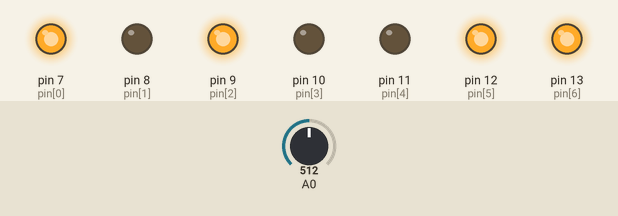
The sketch below on a simulated Arduino Uno, built with avr-gcc and run on an emulated ATmega328P. Parts: output pins drawn as LEDs (lit = HIGH). The inputs (shaded band) are chosen by the test bench; at power-on: A0 = 512.

Above: at 1.2 s.
1.3 s: A0 set to 531
At 1.7 s:
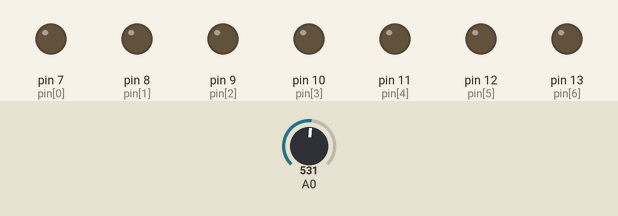
2.8 s: A0 set to 566
4.3 s: A0 set to 593
At 5.5 s:
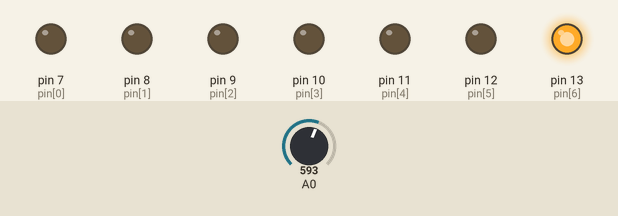
5.8 s: A0 set to 643
7.3 s: A0 set to 667
At 8.2 s:
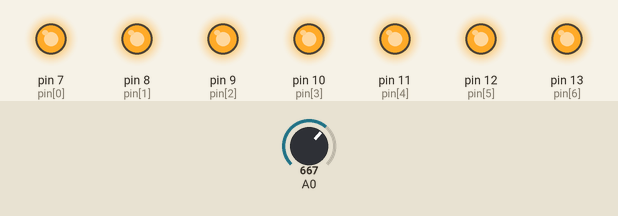
8.8 s: A0 set to 511
At 9.5 s:
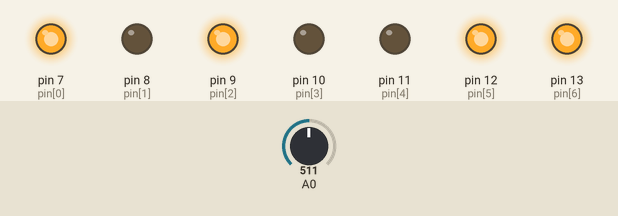
Timing chart, 0 to 11.3 s (numbered marks = the images above; inputs shaded):
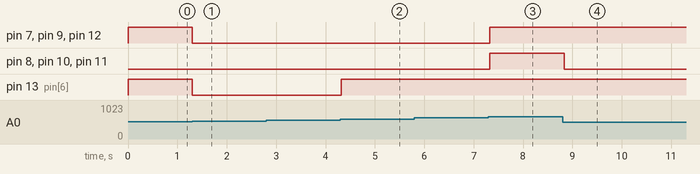

The sketch:

analog-7seg.ino
```cpp
int pin[7] = {7, 8, 9, 10, 11, 12, 13};

int num[10][7] = {
// g  a  f  b  c  d  e
  {1, 0, 0, 0, 0, 0, 0}, // 0
  {1, 1, 1, 0, 0, 1, 1}, // 1
  {0, 0, 1, 0, 1, 0, 0}, // 2
  {0, 0, 1, 0, 0, 0, 1}, // 3
  {0, 1, 0, 0, 0, 1, 1}, // 4
  {0, 0, 0, 1, 0, 0, 1}, // 5
  {0, 0, 0, 1, 0, 0, 0}, // 6
  {1, 0, 1, 0, 0, 1, 1}, // 7
  {0, 0, 0, 0, 0, 0, 0}, // 8
  {0, 0, 0, 0, 0, 0, 1}, // 9
};

int count = 0;

void display_digit(int n) {
  for (int c = 0; c != 7; c++) {
    digitalWrite(pin[c], num[n][c]);
  }
}

void setup() {
  for (int c = 0; c != 7; c++) {
    pinMode(pin[c], OUTPUT);
    digitalWrite(pin[c], HIGH);
  }

  digitalWrite(7, LOW);
}

void loop() {
  int value = analogRead(A0);
  Serial.println(value, DEC);

  int digit = 10 * value / 650;
  display_digit(digit);
  delay(100);
}
```

Measured:
- the behaviour switches between 519 and 520 on A0 (found by bisection; images 0 and 1)
- the behaviour switches between 584 and 585 on A0 (found by bisection; images 1 and 2)
- the behaviour switches between 649 and 650 on A0 (found by bisection; images 2 and 3)
- after the input at 1.3 s, pin 7 (pin[0]), pin 9 (pin[2]), pin 12 (pin[5]), pin 13 (pin[6]): HIGH → LOW at once
- after the input at 2.8 s, every drawn part: stays the same
- after the input at 4.3 s, pin 13 (pin[6]): LOW → HIGH at once
- after the input at 5.8 s, every drawn part: stays the same
- after the input at 7.3 s, pin 7 (pin[0]), pin 8 (pin[1]), pin 9 (pin[2]), pin 10 (pin[3]), pin 11 (pin[4]), pin 12 (pin[5]): LOW → HIGH at once
- after the input at 8.8 s, pin 8 (pin[1]), pin 10 (pin[3]), pin 11 (pin[4]): HIGH → LOW at once
